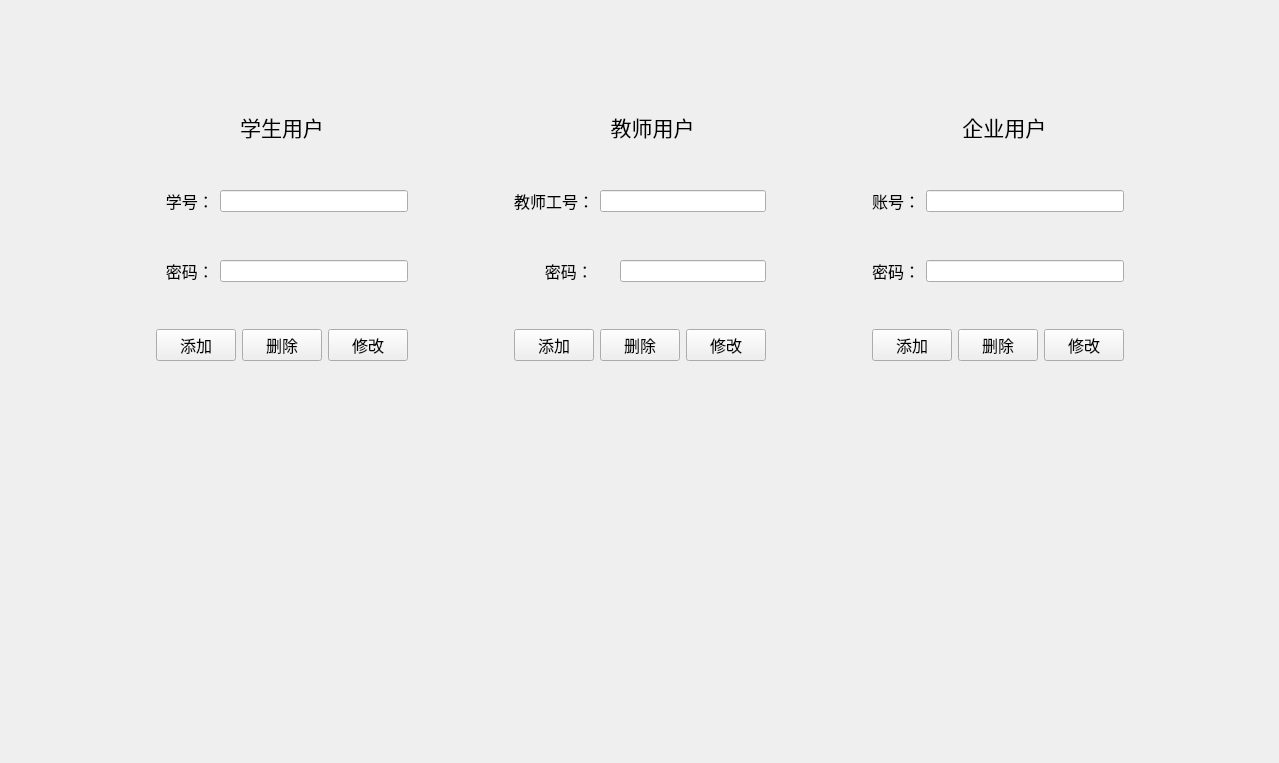
      <widget class="QWidget" name="tab_6">
       <attribute name="title">
        <string>用户管理</string>
       </attribute>
       <layout class="QGridLayout" name="gridLayout_10">
        <item row="0" column="1">
         <spacer name="verticalSpacer_15">
          <property name="orientation">
           <enum>Qt::Vertical</enum>
          </property>
          <property name="sizeType">
           <enum>QSizePolicy::Fixed</enum>
          </property>
          <property name="sizeHint" stdset="0">
           <size>
            <width>20</width>
            <height>100</height>
           </size>
          </property>
         </spacer>
        </item>
        <item row="1" column="0">
         <spacer name="horizontalSpacer_18">
          <property name="orientation">
           <enum>Qt::Horizontal</enum>
          </property>
          <property name="sizeHint" stdset="0">
           <size>
            <width>145</width>
            <height>20</height>
           </size>
          </property>
         </spacer>
        </item>
        <item row="1" column="1" rowspan="2" colspan="2">
         <layout class="QHBoxLayout" name="horizontalLayout_19">
          <item>
           <layout class="QVBoxLayout" name="verticalLayout_5">
            <item>
             <widget class="QLabel" name="label_15">
              <property name="font">
               <font>
                <family>Consolas</family>
                <pointsize>16</pointsize>
               </font>
              </property>
              <property name="text">
               <string>学生用户</string>
              </property>
              <property name="alignment">
               <set>Qt::AlignCenter</set>
              </property>
             </widget>
            </item>
            <item>
             <spacer name="verticalSpacer_9">
              <property name="orientation">
               <enum>Qt::Vertical</enum>
              </property>
              <property name="sizeHint" stdset="0">
               <size>
                <width>20</width>
                <height>40</height>
               </size>
              </property>
             </spacer>
            </item>
            <item>
             <layout class="QHBoxLayout" name="horizontalLayout_10">
              <item>
               <widget class="QLabel" name="label_20">
                <property name="font">
                 <font>
                  <family>Consolas</family>
                  <pointsize>12</pointsize>
                 </font>
                </property>
                <property name="text">
                 <string> 学号：</string>
                </property>
                <property name="alignment">
                 <set>Qt::AlignCenter</set>
                </property>
               </widget>
              </item>
              <item>
               <widget class="QLineEdit" name="stuID_lineEdit"/>
              </item>
             </layout>
            </item>
            <item>
             <spacer name="verticalSpacer_16">
              <property name="orientation">
               <enum>Qt::Vertical</enum>
              </property>
              <property name="sizeHint" stdset="0">
               <size>
                <width>20</width>
                <height>40</height>
               </size>
              </property>
             </spacer>
            </item>
            <item>
             <layout class="QHBoxLayout" name="horizontalLayout_11">
              <item>
               <widget class="QLabel" name="label_21">
                <property name="font">
                 <font>
                  <family>Consolas</family>
                  <pointsize>12</pointsize>
                 </font>
                </property>
                <property name="text">
                 <string> 密码：</string>
                </property>
                <property name="alignment">
                 <set>Qt::AlignCenter</set>
                </property>
               </widget>
              </item>
              <item>
               <widget class="QLineEdit" name="stuPsd_lineEdit_2"/>
              </item>
             </layout>
            </item>
            <item>
             <spacer name="verticalSpacer_8">
              <property name="orientation">
               <enum>Qt::Vertical</enum>
              </property>
              <property name="sizeHint" stdset="0">
               <size>
                <width>20</width>
                <height>40</height>
               </size>
              </property>
             </spacer>
            </item>
            <item>
             <layout class="QHBoxLayout" name="horizontalLayout_12">
              <item>
               <widget class="QPushButton" name="stuAdd_pushButton">
                <property name="font">
                 <font>
                  <family>Consolas</family>
                  <pointsize>12</pointsize>
                 </font>
                </property>
                <property name="text">
                 <string>添加</string>
                </property>
               </widget>
              </item>
              <item>
               <widget class="QPushButton" name="stuDel_pushButton_2">
                <property name="font">
                 <font>
                  <family>Consolas</family>
                  <pointsize>12</pointsize>
                 </font>
                </property>
                <property name="text">
                 <string>删除</string>
                </property>
               </widget>
              </item>
              <item>
               <widget class="QPushButton" name="stuMod_pushButton_3">
                <property name="font">
                 <font>
                  <family>Consolas</family>
                  <pointsize>12</pointsize>
                 </font>
                </property>
                <property name="text">
                 <string>修改</string>
                </property>
               </widget>
              </item>
             </layout>
            </item>
           </layout>
          </item>
          <item>
           <spacer name="horizontalSpacer_16">
            <property name="orientation">
             <enum>Qt::Horizontal</enum>
            </property>
            <property name="sizeType">
             <enum>QSizePolicy::Fixed</enum>
            </property>
            <property name="sizeHint" stdset="0">
             <size>
              <width>100</width>
              <height>20</height>
             </size>
            </property>
           </spacer>
          </item>
          <item>
           <layout class="QVBoxLayout" name="verticalLayout_6">
            <item>
             <widget class="QLabel" name="label_18">
              <property name="font">
               <font>
                <family>Consolas</family>
                <pointsize>16</pointsize>
               </font>
              </property>
              <property name="text">
               <string>  教师用户</string>
              </property>
              <property name="alignment">
               <set>Qt::AlignCenter</set>
              </property>
             </widget>
            </item>
            <item>
             <spacer name="verticalSpacer_10">
              <property name="orientation">
               <enum>Qt::Vertical</enum>
              </property>
              <property name="sizeHint" stdset="0">
               <size>
                <width>20</width>
                <height>40</height>
               </size>
              </property>
             </spacer>
            </item>
            <item>
             <layout class="QHBoxLayout" name="horizontalLayout_13">
              <item>
               <widget class="QLabel" name="label_22">
                <property name="font">
                 <font>
                  <family>Consolas</family>
                  <pointsize>12</pointsize>
                 </font>
                </property>
                <property name="text">
                 <string>教师工号：</string>
                </property>
                <property name="alignment">
                 <set>Qt::AlignCenter</set>
                </property>
               </widget>
              </item>
              <item>
               <widget class="QLineEdit" name="teaID_lineEdit_2"/>
              </item>
             </layout>
            </item>
            <item>
             <spacer name="verticalSpacer_17">
              <property name="orientation">
               <enum>Qt::Vertical</enum>
              </property>
              <property name="sizeHint" stdset="0">
               <size>
                <width>20</width>
                <height>40</height>
               </size>
              </property>
             </spacer>
            </item>
            <item>
             <layout class="QHBoxLayout" name="horizontalLayout_14">
              <item>
               <widget class="QLabel" name="label_23">
                <property name="minimumSize">
                 <size>
                  <width>100</width>
                  <height>0</height>
                 </size>
                </property>
                <property name="font">
                 <font>
                  <family>Consolas</family>
                  <pointsize>12</pointsize>
                 </font>
                </property>
                <property name="text">
                 <string> 密码：</string>
                </property>
                <property name="alignment">
                 <set>Qt::AlignCenter</set>
                </property>
               </widget>
              </item>
              <item>
               <widget class="QLineEdit" name="teaPsd_lineEdit_3"/>
              </item>
             </layout>
            </item>
            <item>
             <spacer name="verticalSpacer_11">
              <property name="orientation">
               <enum>Qt::Vertical</enum>
              </property>
              <property name="sizeHint" stdset="0">
               <size>
                <width>20</width>
                <height>40</height>
               </size>
              </property>
             </spacer>
            </item>
            <item>
             <layout class="QHBoxLayout" name="horizontalLayout_15">
              <item>
               <widget class="QPushButton" name="teaAdd_pushButton_2">
                <property name="font">
                 <font>
                  <family>Consolas</family>
                  <pointsize>12</pointsize>
                 </font>
                </property>
                <property name="text">
                 <string>添加</string>
                </property>
               </widget>
              </item>
              <item>
               <widget class="QPushButton" name="teaDel_pushButton_3">
                <property name="font">
                 <font>
                  <family>Consolas</family>
                  <pointsize>12</pointsize>
                 </font>
                </property>
                <property name="text">
                 <string>删除</string>
                </property>
               </widget>
              </item>
              <item>
               <widget class="QPushButton" name="teaMod_pushButton_4">
                <property name="font">
                 <font>
                  <family>Consolas</family>
                  <pointsize>12</pointsize>
                 </font>
                </property>
                <property name="text">
                 <string>修改</string>
                </property>
               </widget>
              </item>
             </layout>
            </item>
           </layout>
          </item>
          <item>
           <spacer name="horizontalSpacer_17">
            <property name="orientation">
             <enum>Qt::Horizontal</enum>
            </property>
            <property name="sizeType">
             <enum>QSizePolicy::Fixed</enum>
            </property>
            <property name="sizeHint" stdset="0">
             <size>
              <width>100</width>
              <height>20</height>
             </size>
            </property>
           </spacer>
          </item>
          <item>
           <layout class="QVBoxLayout" name="verticalLayout_7">
            <item>
             <widget class="QLabel" name="label_19">
              <property name="font">
               <font>
                <family>Consolas</family>
                <pointsize>16</pointsize>
               </font>
              </property>
              <property name="text">
               <string> 企业用户</string>
              </property>
              <property name="alignment">
               <set>Qt::AlignCenter</set>
              </property>
             </widget>
            </item>
            <item>
             <spacer name="verticalSpacer_12">
              <property name="orientation">
               <enum>Qt::Vertical</enum>
              </property>
              <property name="sizeHint" stdset="0">
               <size>
                <width>20</width>
                <height>40</height>
               </size>
              </property>
             </spacer>
            </item>
            <item>
             <layout class="QHBoxLayout" name="horizontalLayout_16">
              <item>
               <widget class="QLabel" name="label_24">
                <property name="font">
                 <font>
                  <family>Consolas</family>
                  <pointsize>12</pointsize>
                 </font>
                </property>
                <property name="text">
                 <string>账号：</string>
                </property>
                <property name="alignment">
                 <set>Qt::AlignCenter</set>
                </property>
               </widget>
              </item>
              <item>
               <widget class="QLineEdit" name="entID_lineEdit_3"/>
              </item>
             </layout>
            </item>
            <item>
             <spacer name="verticalSpacer_18">
              <property name="orientation">
               <enum>Qt::Vertical</enum>
              </property>
              <property name="sizeHint" stdset="0">
               <size>
                <width>20</width>
                <height>40</height>
               </size>
              </property>
             </spacer>
            </item>
            <item>
             <layout class="QHBoxLayout" name="horizontalLayout_17">
              <item>
               <widget class="QLabel" name="label_25">
                <property name="font">
                 <font>
                  <family>Consolas</family>
                  <pointsize>12</pointsize>
                 </font>
                </property>
                <property name="text">
                 <string>密码：</string>
                </property>
                <property name="alignment">
                 <set>Qt::AlignCenter</set>
                </property>
               </widget>
              </item>
              <item>
               <widget class="QLineEdit" name="entPsd_lineEdit_4"/>
              </item>
             </layout>
            </item>
            <item>
             <spacer name="verticalSpacer_13">
              <property name="orientation">
               <enum>Qt::Vertical</enum>
              </property>
              <property name="sizeHint" stdset="0">
               <size>
                <width>20</width>
                <height>40</height>
               </size>
              </property>
             </spacer>
            </item>
            <item>
             <layout class="QHBoxLayout" name="horizontalLayout_18">
              <item>
               <widget class="QPushButton" name="entAdd_pushButton_3">
                <property name="font">
                 <font>
                  <family>Consolas</family>
                  <pointsize>12</pointsize>
                 </font>
                </property>
                <property name="text">
                 <string>添加</string>
                </property>
               </widget>
              </item>
              <item>
               <widget class="QPushButton" name="entDel_pushButton_4">
                <property name="font">
                 <font>
                  <family>Consolas</family>
                  <pointsize>12</pointsize>
                 </font>
                </property>
                <property name="text">
                 <string>删除</string>
                </property>
               </widget>
              </item>
              <item>
               <widget class="QPushButton" name="entMod_pushButton_5">
                <property name="font">
                 <font>
                  <family>Consolas</family>
                  <pointsize>12</pointsize>
                 </font>
                </property>
                <property name="text">
                 <string>修改</string>
                </property>
               </widget>
              </item>
             </layout>
            </item>
           </layout>
          </item>
         </layout>
        </item>
        <item row="2" column="3">
         <spacer name="horizontalSpacer_19">
          <property name="orientation">
           <enum>Qt::Horizontal</enum>
          </property>
          <property name="sizeHint" stdset="0">
           <size>
            <width>144</width>
            <height>20</height>
           </size>
          </property>
         </spacer>
        </item>
        <item row="3" column="2">
         <spacer name="verticalSpacer_14">
          <property name="orientation">
           <enum>Qt::Vertical</enum>
          </property>
          <property name="sizeHint" stdset="0">
           <size>
            <width>20</width>
            <height>391</height>
           </size>
          </property>
         </spacer>
        </item>
       </layout>
      </widget>
